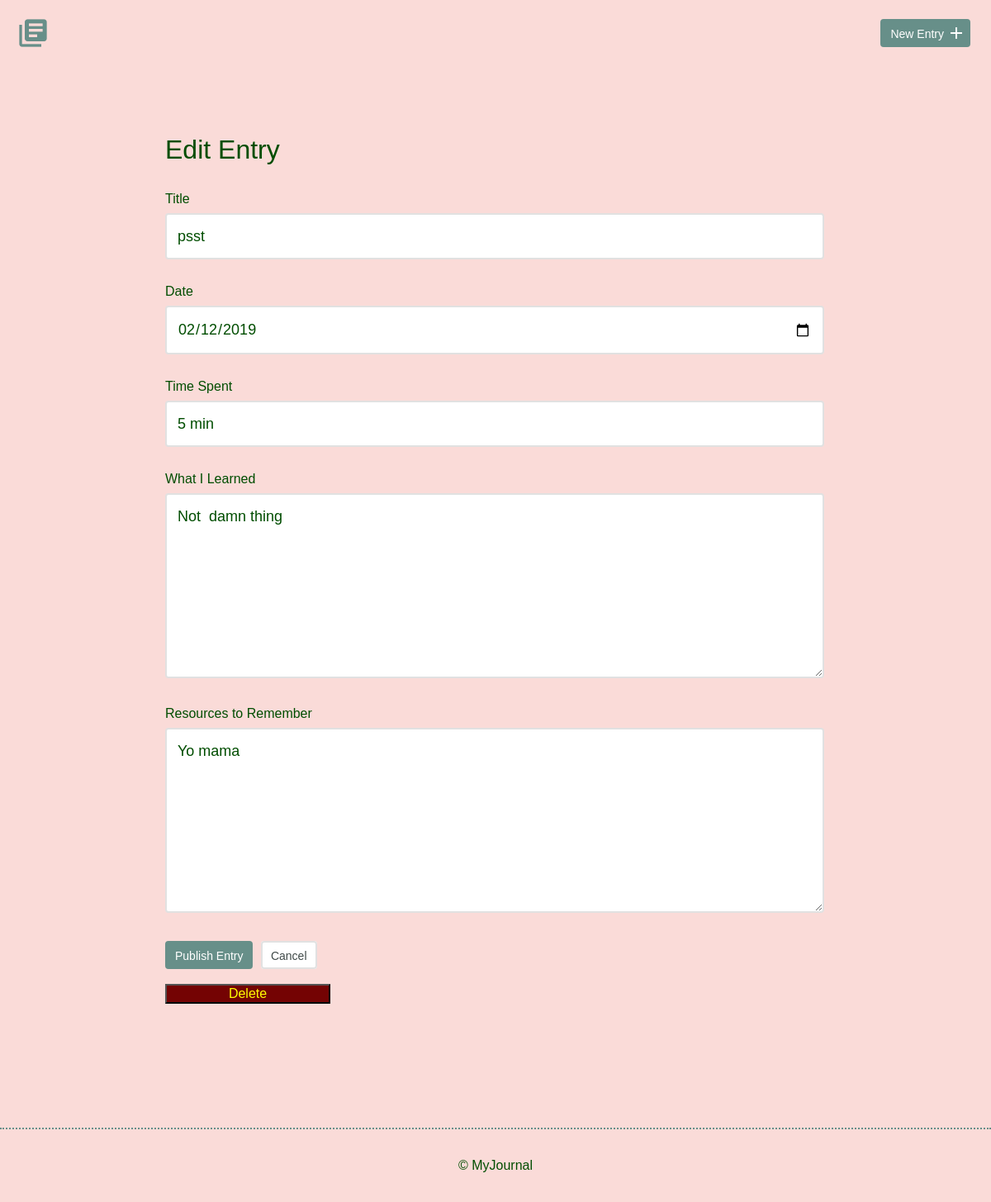
/edit.php?id=9, run on an earlier commit of the app's database.
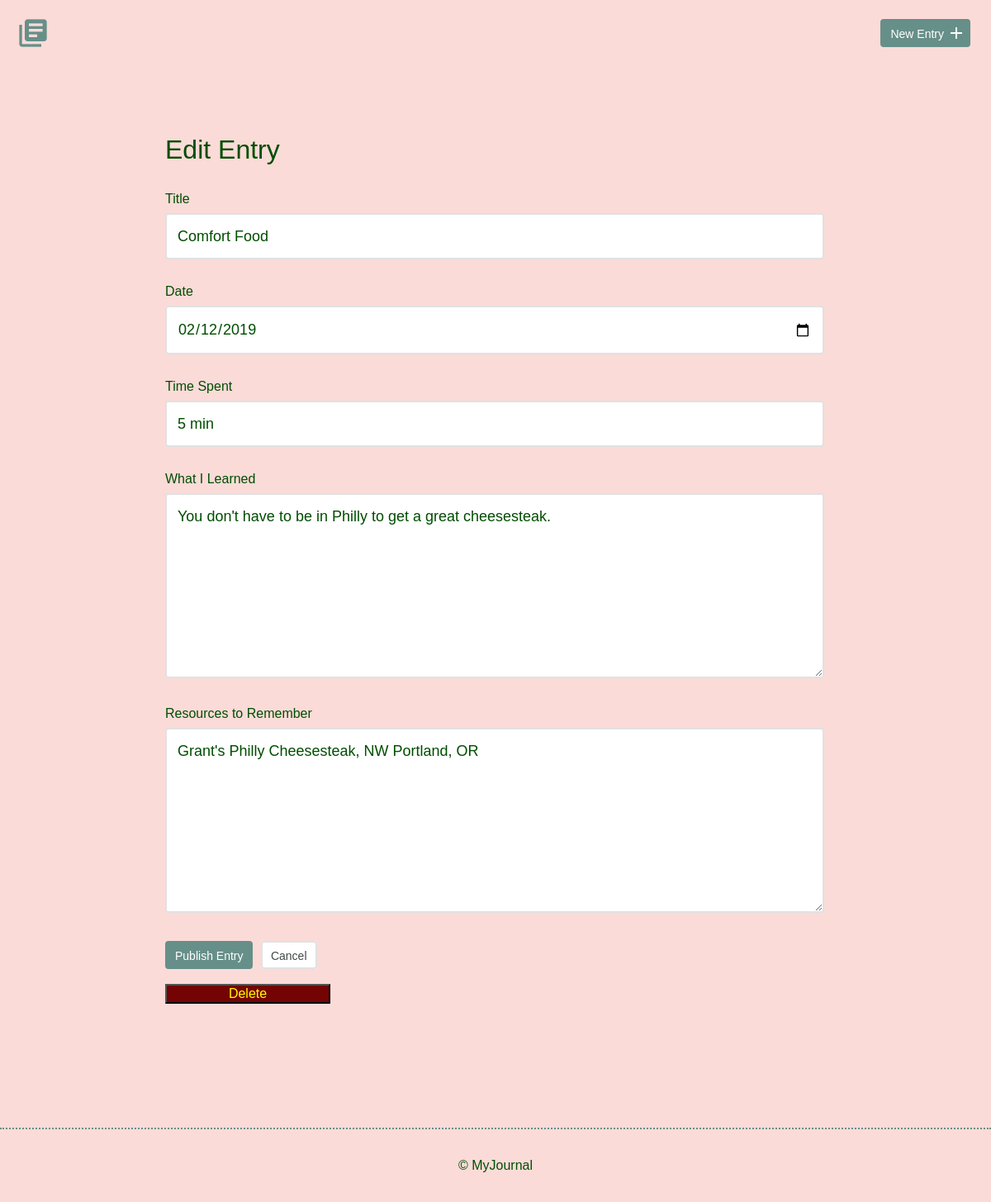
And on a later commit of the database.
### tables this page shows
CREATE TABLE "entries" (
	`id`	INTEGER,
	`title`	TEXT,
	`date`	TEXT,
	`time_spent`	INTEGER,
	`learned`	BLOB,
	`resources`	BLOB,
	PRIMARY KEY(`id`)
);

### inc/functions.php (called while the page is built, shortened)
<?php
function show_that_entry($id) {
    include ('connections.php');
try {
   $sql =  'SELECT * FROM entries WHERE id=?';
   $results = $db->prepare($sql);
   $results->bindValue(1, $id, PDO::PARAM_STR);
   $results->execute();
} catch (Exception $e) {
    echo "Unable to get that entry. </br>";
    echo $e->getMessage();
}
$entry = $results->fetch(PDO::FETCH_ASSOC);
return $entry;
}
?>

### edit.php (the view, shortened to what this page needs)
<?php
include ('inc/functions.php');
if ($_SERVER['REQUEST_METHOD'] == 'POST') {
    $results = show_that_entry[$_POST];
    $title = trim(filter_input(INPUT_POST, 'title', FILTER_SANITIZE_STRING));
    $date = trim(filter_input(INPUT_POST, 'date', FILTER_SANITIZE_STRING));
    $time_spent = trim(filter_input(INPUT_POST, 'timeSpent', FILTER_SANITIZE_STRING));
    $learned = trim(filter_input(INPUT_POST, 'whatILearned', FILTER_SANITIZE_STRING));
    $resources = trim(filter_input(INPUT_POST, 'ResourcesToRemember', FILTER_SANITIZE_STRING));
    $id = trim(filter_input(INPUT_POST, 'id', FILTER_SANITIZE_NUMBER_INT));
    if(isset($_POST['delete'])) {
        delete_entry($id);
        header("Location: index.php");
    }
        if (empty($title) || empty($date)) {
        $error_msg = "Don't forget, title and date are required.";
    } else {
        if(add_that_entry($title, $date, $time_spent, $learned, $resources, $id)) {
            header('Location: index.php');
            exit;
        } else {
            $error_msg = "Unable to edit that one, my friend.";
        }
    }
 } else {
    $results = show_that_entry($_GET['id']);
 }
?>
<!DOCTYPE html>
<html>
    <head>
        <link rel="stylesheet" href="css/normalize.css">
        <link rel="stylesheet" href="css/site.css">
    </head>
    <body>
        <?php include('inc/header.php'); ?>
            <section>
            <div class="container">
                <div class="edit-entry">
                    <h2>Edit Entry</h2>
                    <form method="post" action="edit.php">
                        <label for="title" >Title</label>
                        <input id="title" type="text" name="title" value="<?php echo $results['title']; ?>"> <br>
                        <label for="date">Date</label>
                        <input id="date" type="date" name="date" value="<?php echo $results['date']; ?>"><br>
                        <label for="time-spent"> Time Spent</label>
                        <input id="time-spent" type="text" name="timeSpent" value="<?php echo $results['time_spent']; ?>"> <br>
                        <label for="what-i-learned">What I Learned</label>
                        <textarea id="what-i-learned" rows="5" name="whatILearned"><?php echo $results['learned']; ?></textarea>
                        <label for="resources-to-remember">Resources to Remember</label>
                        <textarea id="resources-to-remember" rows="5" name="ResourcesToRemember"><?php echo $results['resources']; ?></textarea>
                        <input type="submit" value="Publish Entry" class="button">
                        <a href="#" class="button button-secondary">Cancel</a><br><br>
                    </form>
                    <form method="post" action="edit.php" onsubmit="return confirm('CAUTION:  This CANNOT be undone!!! Are you sure you want to permanently delete this entry?')">
                        <input type='submit' name='delete' class='button--delete' value='Delete' />
                    </form>
                </div>
            </div>
        </section>
        <footer>
            <div>
                &copy; MyJournal
            </div>
        </footer>
    </body>
</html>

What changed in the data, as far as the page shows it:
changed entries "5 min": title "psst" → "Comfort Food"; whatILearned "Not damn thing" → "You don't have to be in Philly to get a great cheesesteak."; ResourcesToRemember "Yo mama" → "Grant's Philly Cheesesteak, NW Portland, OR"
